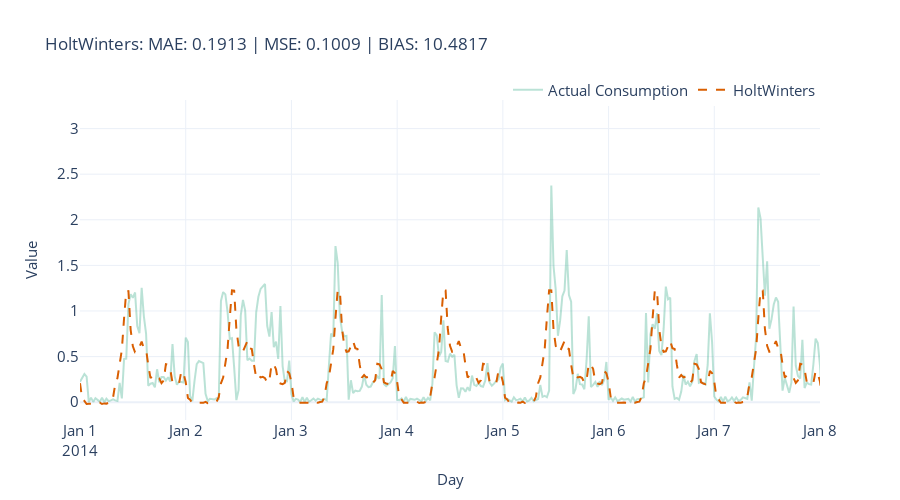

This figure's notebook cell:
### Code cell
model_name = ['HoltWinters']
model_display_name = ['HoltWinters']

fig = plot_forecast(results, forecast_columns=model_name, forecast_display_names=model_display_name, timestamp_col ='timestamp')
fig = format_plot(fig)
fig.update_layout(
    title=f"{model_name[0]}: "\
          f"MAE: {metrics.loc[metrics.Model==model_name[0]][['mean_absolute_error']].iloc[0].item():.4f} | "\
          f"MSE: {metrics.loc[metrics.Model==model_name[0]][['mean_squared_error']].iloc[0].item():.4f} | "\
          f"BIAS: {metrics.loc[metrics.Model==model_name[0]][['forecast_bias']].iloc[0].item():.4f}"
)
fig.update_xaxes(type="date", range=["2014-01-01", "2014-01-08"])
fig.write_image(dst_img/"holt-winter.png")
fig.show()

### Figure 1 — Plotly figure (JSON) as saved in the notebook; plotly's stock layout.template omitted (floating-point values rounded to 4 significant figures; data arrays with more than 128 entries replaced by an {"elided": "..."} marker saying what was removed)
{"data": [{"line": {"color": "rgba(27,158,119, 0.3)"}, "mode": "lines", "name": "Actual Consumption", "type": "scatter", "x": {"elided": "1488 str values"}, "y": {"elided": "1488 float values"}}, {"line": {"color": "rgba(217,95,2, 1)", "dash": "dash"}, "mode": "lines", "name": "HoltWinters", "type": "scatter", "x": {"elided": "1488 str values"}, "y": {"elided": "1488 float values"}}], "layout": {"autosize": false, "height": 500, "legend": {"font": {"size": 15}, "orientation": "h", "title": {}, "x": 1, "xanchor": "right", "y": 0.98, "yanchor": "bottom"}, "title": {"text": "HoltWinters: MAE: 0.1913 | MSE: 0.1009 | BIAS: 10.4817"}, "width": 900, "xaxis": {"range": ["2014-01-01", "2014-01-08"], "tickfont": {"size": 15}, "title": {"font": {"size": 15}, "text": "Day"}, "type": "date"}, "yaxis": {"tickfont": {"size": 15}, "title": {"font": {"size": 15}, "text": "Value"}}}}
